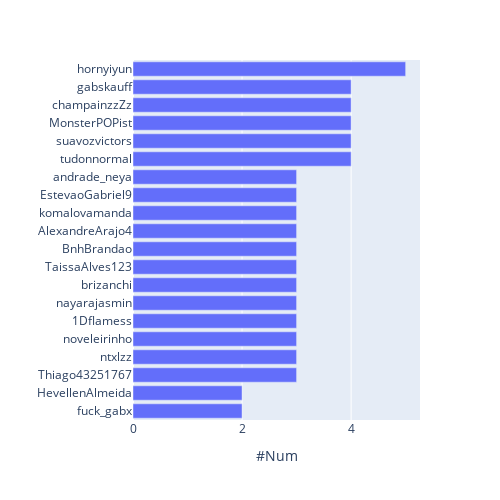

The cell this chart's notebook holds for it:
### Code cell
fig = px.bar(user_counts(df)[:20], y='@user', x='#Num', orientation='h', 
             width=500, height=500, )
fig.update_yaxes(categoryorder='total ascending', title='')

### Figure 1 — Plotly figure (JSON) as saved in the notebook; plotly's stock layout.template omitted (floating-point values rounded to 4 significant figures)
{"data": [{"alignmentgroup": "True", "hoverlabel": {"namelength": 0}, "hovertemplate": "#Num=%{x}<br>@user=%{y}", "legendgroup": "", "marker": {"color": "#636efa"}, "name": "", "offsetgroup": "", "orientation": "h", "showlegend": false, "textposition": "auto", "type": "bar", "x": ["5", "4", "4", "4", "4", "4", "3", "3", "3", "3", "3", "3", "3", "3", "3", "3", "3", "3", "2", "2"], "xaxis": "x", "y": ["hornyiyun", "tudonnormal", "suavozvictors", "MonsterPOPist", "champainzzZz", "gabskauff", "Thiago43251767", "ntxlzz", "noveleirinho", "1Dflamess", "nayarajasmin", "brizanchi", "TaissaAlves123", "BnhBrandao", "AlexandreArajo4", "komalovamanda", "EstevaoGabriel9", "andrade_neya", "fuck_gabx", "HevellenAlmeida"], "yaxis": "y"}], "layout": {"barmode": "relative", "height": 500, "legend": {"tracegroupgap": 0}, "margin": {"t": 60}, "width": 500, "xaxis": {"anchor": "y", "domain": [0, 1], "title": {"text": "#Num"}}, "yaxis": {"anchor": "x", "categoryorder": "total ascending", "domain": [0, 1], "title": {"text": ""}}}}
